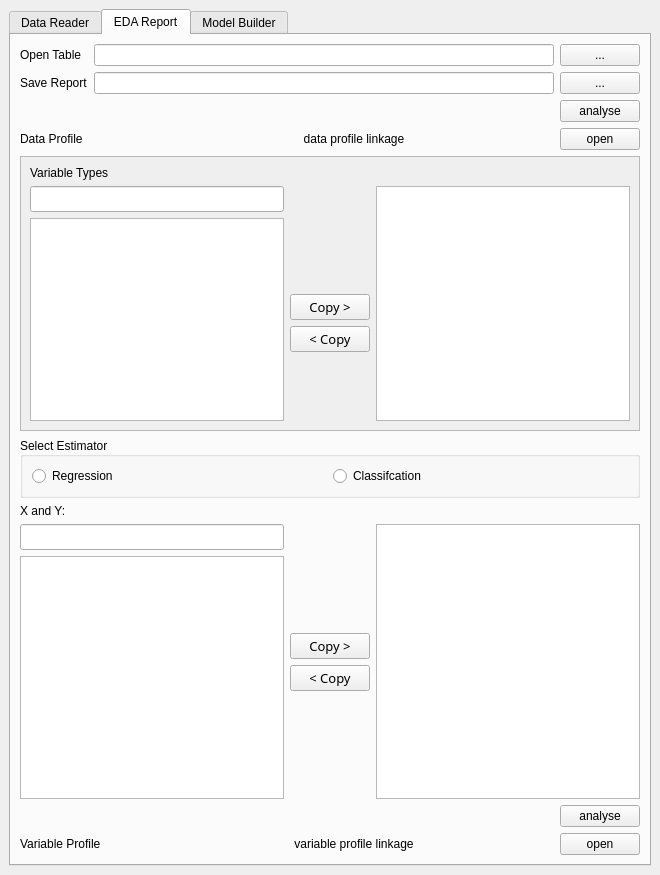
<?xml version="1.0" encoding="UTF-8"?>
<ui version="4.0">
 <class>MainWindow</class>
 <widget class="QMainWindow" name="MainWindow">
  <property name="geometry">
   <rect>
    <x>0</x>
    <y>0</y>
    <width>660</width>
    <height>875</height>
   </rect>
  </property>
  <property name="windowTitle">
   <string>MainWindow</string>
  </property>
  <widget class="QWidget" name="centralwidget">
   <layout class="QGridLayout" name="gridLayout_8">
    <item row="0" column="0">
     <widget class="QTabWidget" name="tabWidget">
      <property name="currentIndex">
       <number>1</number>
      </property>
      <widget class="QWidget" name="tab">
       <attribute name="title">
        <string>Data Reader</string>
       </attribute>
       <layout class="QVBoxLayout" name="verticalLayout_2">
        <item>
         <layout class="QGridLayout" name="gridLayout_13">
          <item row="0" column="0">
           <widget class="QLabel" name="label_10">
            <property name="text">
             <string>Load Database Python Library</string>
            </property>
           </widget>
          </item>
          <item row="0" column="1">
           <widget class="QLineEdit" name="lineEdit_4"/>
          </item>
          <item row="0" column="2">
           <widget class="QPushButton" name="pushButton_7">
            <property name="minimumSize">
             <size>
              <width>80</width>
              <height>0</height>
             </size>
            </property>
            <property name="maximumSize">
             <size>
              <width>80</width>
              <height>16777215</height>
             </size>
            </property>
            <property name="text">
             <string>...</string>
            </property>
           </widget>
          </item>
         </layout>
        </item>
        <item>
         <layout class="QGridLayout" name="gridLayout_14">
          <item row="0" column="0">
           <widget class="QLabel" name="label_11">
            <property name="text">
             <string>Coding Connection Function</string>
            </property>
           </widget>
          </item>
          <item row="1" column="0" colspan="2">
           <widget class="QPlainTextEdit" name="plainTextEdit">
            <property name="minimumSize">
             <size>
              <width>400</width>
              <height>200</height>
             </size>
            </property>
           </widget>
          </item>
          <item row="2" column="1">
           <widget class="QPushButton" name="pushButton_8">
            <property name="minimumSize">
             <size>
              <width>80</width>
              <height>0</height>
             </size>
            </property>
            <property name="maximumSize">
             <size>
              <width>80</width>
              <height>16777215</height>
             </size>
            </property>
            <property name="layoutDirection">
             <enum>Qt::RightToLeft</enum>
            </property>
            <property name="text">
             <string>connect</string>
            </property>
           </widget>
          </item>
         </layout>
        </item>
        <item>
         <layout class="QGridLayout" name="gridLayout_11">
          <item row="0" column="0">
           <widget class="QLabel" name="label_12">
            <property name="text">
             <string>SQL Query of Target Table</string>
            </property>
           </widget>
          </item>
          <item row="1" column="0" colspan="2">
           <widget class="QTextEdit" name="textEdit_3"/>
          </item>
          <item row="2" column="1">
           <widget class="QPushButton" name="pushButton_13">
            <property name="minimumSize">
             <size>
              <width>80</width>
              <height>0</height>
             </size>
            </property>
            <property name="maximumSize">
             <size>
              <width>80</width>
              <height>16777215</height>
             </size>
            </property>
            <property name="text">
             <string>query</string>
            </property>
           </widget>
          </item>
          <item row="3" column="0" colspan="2">
           <widget class="QTableWidget" name="tableWidget"/>
          </item>
         </layout>
        </item>
        <item>
         <widget class="QGroupBox" name="groupBox_2">
          <property name="maximumSize">
           <size>
            <width>120</width>
            <height>16777215</height>
           </size>
          </property>
          <property name="title">
           <string>Save Format</string>
          </property>
          <layout class="QGridLayout" name="gridLayout_10">
           <item row="0" column="0">
            <widget class="QRadioButton" name="radioButton_3">
             <property name="text">
              <string>HDF</string>
             </property>
             <property name="checked">
              <bool>true</bool>
             </property>
            </widget>
           </item>
           <item row="0" column="1">
            <widget class="QRadioButton" name="radioButton_4">
             <property name="text">
              <string>CSV</string>
             </property>
            </widget>
           </item>
          </layout>
         </widget>
        </item>
        <item>
         <layout class="QGridLayout" name="gridLayout_12">
          <item row="0" column="2">
           <widget class="QPushButton" name="pushButton_9">
            <property name="minimumSize">
             <size>
              <width>80</width>
              <height>0</height>
             </size>
            </property>
            <property name="maximumSize">
             <size>
              <width>80</width>
              <height>16777215</height>
             </size>
            </property>
            <property name="text">
             <string>...</string>
            </property>
           </widget>
          </item>
          <item row="0" column="0">
           <widget class="QLabel" name="label_13">
            <property name="text">
             <string>Save Directory</string>
            </property>
           </widget>
          </item>
          <item row="0" column="1">
           <widget class="QLineEdit" name="lineEdit_5"/>
          </item>
          <item row="1" column="2">
           <widget class="QPushButton" name="pushButton_10">
            <property name="minimumSize">
             <size>
              <width>80</width>
              <height>0</height>
             </size>
            </property>
            <property name="maximumSize">
             <size>
              <width>80</width>
              <height>16777215</height>
             </size>
            </property>
            <property name="layoutDirection">
             <enum>Qt::RightToLeft</enum>
            </property>
            <property name="text">
             <string>export</string>
            </property>
           </widget>
          </item>
         </layout>
        </item>
       </layout>
      </widget>
      <widget class="QWidget" name="tab_2">
       <attribute name="title">
        <string>EDA Report</string>
       </attribute>
       <layout class="QGridLayout" name="gridLayout_5">
        <item row="0" column="0" colspan="2">
         <layout class="QGridLayout" name="gridLayout_3">
          <item row="0" column="0">
           <layout class="QGridLayout" name="gridLayout_2">
            <item row="1" column="2">
             <widget class="QPushButton" name="pushButton_2">
              <property name="minimumSize">
               <size>
                <width>80</width>
                <height>0</height>
               </size>
              </property>
              <property name="maximumSize">
               <size>
                <width>80</width>
                <height>16777215</height>
               </size>
              </property>
              <property name="text">
               <string>...</string>
              </property>
             </widget>
            </item>
            <item row="0" column="0">
             <widget class="QLabel" name="label">
              <property name="text">
               <string>Open Table</string>
              </property>
             </widget>
            </item>
            <item row="0" column="1">
             <widget class="QLineEdit" name="lineEdit"/>
            </item>
            <item row="2" column="2">
             <widget class="QPushButton" name="pushButton_3">
              <property name="minimumSize">
               <size>
                <width>80</width>
                <height>0</height>
               </size>
              </property>
              <property name="maximumSize">
               <size>
                <width>80</width>
                <height>16777215</height>
               </size>
              </property>
              <property name="text">
               <string>analyse</string>
              </property>
             </widget>
            </item>
            <item row="1" column="0">
             <widget class="QLabel" name="label_2">
              <property name="text">
               <string>Save Report</string>
              </property>
             </widget>
            </item>
            <item row="1" column="1">
             <widget class="QLineEdit" name="lineEdit_2"/>
            </item>
            <item row="0" column="2">
             <widget class="QPushButton" name="pushButton">
              <property name="minimumSize">
               <size>
                <width>80</width>
                <height>0</height>
               </size>
              </property>
              <property name="maximumSize">
               <size>
                <width>80</width>
                <height>16777215</height>
               </size>
              </property>
              <property name="text">
               <string>...</string>
              </property>
             </widget>
            </item>
           </layout>
          </item>
         </layout>
        </item>
        <item row="1" column="0" colspan="2">
         <layout class="QGridLayout" name="gridLayout_4">
          <item row="0" column="2">
           <widget class="QPushButton" name="pushButton_4">
            <property name="maximumSize">
             <size>
              <width>80</width>
              <height>16777215</height>
             </size>
            </property>
            <property name="text">
             <string>open</string>
            </property>
           </widget>
          </item>
          <item row="0" column="1">
           <widget class="QLabel" name="label_4">
            <property name="minimumSize">
             <size>
              <width>400</width>
              <height>0</height>
             </size>
            </property>
            <property name="text">
             <string>data profile linkage</string>
            </property>
            <property name="alignment">
             <set>Qt::AlignCenter</set>
            </property>
           </widget>
          </item>
          <item row="0" column="0">
           <widget class="QLabel" name="label_3">
            <property name="text">
             <string>Data Profile</string>
            </property>
           </widget>
          </item>
         </layout>
        </item>
        <item row="2" column="0" colspan="2">
         <widget class="QScrollArea" name="scrollArea">
          <property name="widgetResizable">
           <bool>true</bool>
          </property>
          <widget class="QWidget" name="scrollAreaWidgetContents">
           <property name="geometry">
            <rect>
             <x>0</x>
             <y>0</y>
             <width>616</width>
             <height>275</height>
            </rect>
           </property>
           <layout class="QGridLayout" name="gridLayout">
            <item row="0" column="0">
             <widget class="QLabel" name="label_5">
              <property name="maximumSize">
               <size>
                <width>16777215</width>
                <height>16777215</height>
               </size>
              </property>
              <property name="text">
               <string>Variable Types</string>
              </property>
              <property name="alignment">
               <set>Qt::AlignLeading|Qt::AlignLeft|Qt::AlignVCenter</set>
              </property>
              <property name="wordWrap">
               <bool>true</bool>
              </property>
             </widget>
            </item>
            <item row="3" column="1">
             <widget class="QPushButton" name="ui_out_btn">
              <property name="font">
               <font>
                <family>Bahnschrift</family>
                <pointsize>10</pointsize>
               </font>
              </property>
              <property name="text">
               <string>Copy &gt;</string>
              </property>
             </widget>
            </item>
            <item row="1" column="0">
             <widget class="QLineEdit" name="ui_filter_edit">
              <property name="font">
               <font>
                <family>Bahnschrift</family>
                <pointsize>10</pointsize>
               </font>
              </property>
             </widget>
            </item>
            <item row="4" column="1">
             <widget class="QPushButton" name="ui_update_btn">
              <property name="font">
               <font>
                <family>Bahnschrift</family>
                <pointsize>10</pointsize>
               </font>
              </property>
              <property name="text">
               <string>&lt; Copy</string>
              </property>
             </widget>
            </item>
            <item row="5" column="1">
             <spacer name="verticalSpacer_2">
              <property name="orientation">
               <enum>Qt::Vertical</enum>
              </property>
              <property name="sizeHint" stdset="0">
               <size>
                <width>20</width>
                <height>56</height>
               </size>
              </property>
             </spacer>
            </item>
            <item row="1" column="2" rowspan="5">
             <widget class="QPlainTextEdit" name="ui_view_edit">
              <property name="font">
               <font>
                <family>Bahnschrift</family>
                <pointsize>10</pointsize>
               </font>
              </property>
             </widget>
            </item>
            <item row="2" column="1">
             <spacer name="verticalSpacer">
              <property name="orientation">
               <enum>Qt::Vertical</enum>
              </property>
              <property name="sizeHint" stdset="0">
               <size>
                <width>20</width>
                <height>56</height>
               </size>
              </property>
             </spacer>
            </item>
            <item row="2" column="0" rowspan="4">
             <widget class="QTreeView" name="treeView"/>
            </item>
           </layout>
          </widget>
         </widget>
        </item>
        <item row="3" column="0" colspan="2">
         <widget class="QGroupBox" name="groupBox">
          <property name="maximumSize">
           <size>
            <width>16777215</width>
            <height>16777215</height>
           </size>
          </property>
          <property name="title">
           <string>Select Estimator</string>
          </property>
          <property name="alignment">
           <set>Qt::AlignLeading|Qt::AlignLeft|Qt::AlignVCenter</set>
          </property>
          <property name="flat">
           <bool>false</bool>
          </property>
          <property name="checkable">
           <bool>false</bool>
          </property>
          <layout class="QGridLayout" name="gridLayout_6">
           <item row="0" column="1">
            <widget class="QRadioButton" name="radioButton_2">
             <property name="text">
              <string>Classifcation</string>
             </property>
            </widget>
           </item>
           <item row="0" column="0">
            <widget class="QRadioButton" name="radioButton">
             <property name="text">
              <string>Regression</string>
             </property>
            </widget>
           </item>
          </layout>
         </widget>
        </item>
        <item row="4" column="0">
         <widget class="QLabel" name="label_6">
          <property name="minimumSize">
           <size>
            <width>30</width>
            <height>0</height>
           </size>
          </property>
          <property name="text">
           <string>X and Y:</string>
          </property>
          <property name="alignment">
           <set>Qt::AlignLeading|Qt::AlignLeft|Qt::AlignVCenter</set>
          </property>
         </widget>
        </item>
        <item row="5" column="0" colspan="2">
         <layout class="QHBoxLayout" name="horizontalLayout">
          <item>
           <layout class="QVBoxLayout" name="verticalLayout">
            <item>
             <widget class="QLineEdit" name="ui_filter_edit_2">
              <property name="font">
               <font>
                <family>Bahnschrift</family>
                <pointsize>10</pointsize>
               </font>
              </property>
             </widget>
            </item>
            <item>
             <widget class="QTreeView" name="treeView"/>
            </item>
           </layout>
          </item>
          <item>
           <layout class="QVBoxLayout" name="verticalLayout_5">
            <property name="rightMargin">
             <number>0</number>
            </property>
            <item>
             <spacer name="verticalSpacer_3">
              <property name="orientation">
               <enum>Qt::Vertical</enum>
              </property>
              <property name="sizeHint" stdset="0">
               <size>
                <width>20</width>
                <height>40</height>
               </size>
              </property>
             </spacer>
            </item>
            <item>
             <widget class="QPushButton" name="ui_out_btn_2">
              <property name="font">
               <font>
                <family>Bahnschrift</family>
                <pointsize>10</pointsize>
               </font>
              </property>
              <property name="text">
               <string>Copy &gt;</string>
              </property>
             </widget>
            </item>
            <item>
             <widget class="QPushButton" name="ui_update_btn_2">
              <property name="font">
               <font>
                <family>Bahnschrift</family>
                <pointsize>10</pointsize>
               </font>
              </property>
              <property name="text">
               <string>&lt; Copy</string>
              </property>
             </widget>
            </item>
            <item>
             <spacer name="verticalSpacer_4">
              <property name="orientation">
               <enum>Qt::Vertical</enum>
              </property>
              <property name="sizeHint" stdset="0">
               <size>
                <width>20</width>
                <height>40</height>
               </size>
              </property>
             </spacer>
            </item>
           </layout>
          </item>
          <item>
           <widget class="QPlainTextEdit" name="ui_view_edit_2">
            <property name="font">
             <font>
              <family>Bahnschrift</family>
              <pointsize>10</pointsize>
             </font>
            </property>
           </widget>
          </item>
         </layout>
        </item>
        <item row="6" column="1">
         <widget class="QPushButton" name="pushButton_5">
          <property name="minimumSize">
           <size>
            <width>80</width>
            <height>0</height>
           </size>
          </property>
          <property name="maximumSize">
           <size>
            <width>80</width>
            <height>16777215</height>
           </size>
          </property>
          <property name="text">
           <string>analyse</string>
          </property>
         </widget>
        </item>
        <item row="7" column="0" colspan="2">
         <layout class="QGridLayout" name="gridLayout_7">
          <item row="0" column="0">
           <widget class="QLabel" name="label_8">
            <property name="text">
             <string>Variable Profile</string>
            </property>
           </widget>
          </item>
          <item row="0" column="2">
           <widget class="QPushButton" name="pushButton_6">
            <property name="minimumSize">
             <size>
              <width>80</width>
              <height>0</height>
             </size>
            </property>
            <property name="maximumSize">
             <size>
              <width>80</width>
              <height>16777215</height>
             </size>
            </property>
            <property name="text">
             <string>open</string>
            </property>
           </widget>
          </item>
          <item row="0" column="1">
           <widget class="QLabel" name="label_9">
            <property name="minimumSize">
             <size>
              <width>400</width>
              <height>0</height>
             </size>
            </property>
            <property name="text">
             <string>variable profile linkage</string>
            </property>
            <property name="alignment">
             <set>Qt::AlignCenter</set>
            </property>
           </widget>
          </item>
         </layout>
        </item>
       </layout>
      </widget>
      <widget class="QWidget" name="tab_3">
       <attribute name="title">
        <string>Model Builder</string>
       </attribute>
       <layout class="QVBoxLayout" name="verticalLayout_3">
        <item>
         <layout class="QGridLayout" name="gridLayout_15">
          <item row="0" column="0">
           <widget class="QLabel" name="label_14">
            <property name="text">
             <string>Model Save Directory</string>
            </property>
           </widget>
          </item>
          <item row="0" column="1">
           <widget class="QLineEdit" name="lineEdit_6"/>
          </item>
          <item row="0" column="2">
           <widget class="QPushButton" name="pushButton_11">
            <property name="text">
             <string>...</string>
            </property>
           </widget>
          </item>
         </layout>
        </item>
        <item>
         <layout class="QGridLayout" name="gridLayout_18">
          <item row="0" column="0">
           <widget class="QGroupBox" name="groupBox_3">
            <property name="maximumSize">
             <size>
              <width>200</width>
              <height>16777215</height>
             </size>
            </property>
            <property name="title">
             <string>Split Train / Test Dataset</string>
            </property>
            <layout class="QGridLayout" name="gridLayout_17">
             <item row="0" column="0">
              <widget class="QRadioButton" name="radioButton_5">
               <property name="text">
                <string>By Samples</string>
               </property>
              </widget>
             </item>
             <item row="0" column="1">
              <widget class="QRadioButton" name="radioButton_6">
               <property name="text">
                <string>By Datetimes</string>
               </property>
              </widget>
             </item>
            </layout>
           </widget>
          </item>
          <item row="1" column="0">
           <layout class="QGridLayout" name="gridLayout_16">
            <item row="0" column="0">
             <widget class="QLabel" name="label_15">
              <property name="text">
               <string>Column</string>
              </property>
             </widget>
            </item>
            <item row="0" column="1">
             <widget class="QLineEdit" name="lineEdit_7"/>
            </item>
            <item row="0" column="2">
             <widget class="QLabel" name="label_16">
              <property name="text">
               <string>Split Point</string>
              </property>
             </widget>
            </item>
            <item row="0" column="3">
             <widget class="QLineEdit" name="lineEdit_8"/>
            </item>
            <item row="0" column="4">
             <widget class="QPushButton" name="pushButton_12">
              <property name="text">
               <string>split</string>
              </property>
             </widget>
            </item>
           </layout>
          </item>
         </layout>
        </item>
        <item>
         <layout class="QGridLayout" name="gridLayout_20">
          <item row="0" column="0">
           <widget class="QLabel" name="label_17">
            <property name="text">
             <string>Train Result</string>
            </property>
           </widget>
          </item>
          <item row="1" column="0">
           <widget class="QTextEdit" name="textEdit_4"/>
          </item>
         </layout>
        </item>
        <item>
         <layout class="QGridLayout" name="gridLayout_19">
          <item row="0" column="0">
           <widget class="QLabel" name="label_18">
            <property name="maximumSize">
             <size>
              <width>80</width>
              <height>16777215</height>
             </size>
            </property>
            <property name="text">
             <string>Result Report</string>
            </property>
           </widget>
          </item>
          <item row="0" column="1">
           <widget class="QLabel" name="label_19">
            <property name="minimumSize">
             <size>
              <width>200</width>
              <height>0</height>
             </size>
            </property>
            <property name="text">
             <string>result report linkage</string>
            </property>
            <property name="alignment">
             <set>Qt::AlignCenter</set>
            </property>
           </widget>
          </item>
          <item row="0" column="2">
           <widget class="QPushButton" name="pushButton_14">
            <property name="minimumSize">
             <size>
              <width>80</width>
              <height>0</height>
             </size>
            </property>
            <property name="maximumSize">
             <size>
              <width>80</width>
              <height>16777215</height>
             </size>
            </property>
            <property name="text">
             <string>open</string>
            </property>
           </widget>
          </item>
         </layout>
        </item>
       </layout>
      </widget>
     </widget>
    </item>
   </layout>
  </widget>
 </widget>
 <resources/>
 <connections/>
</ui>
